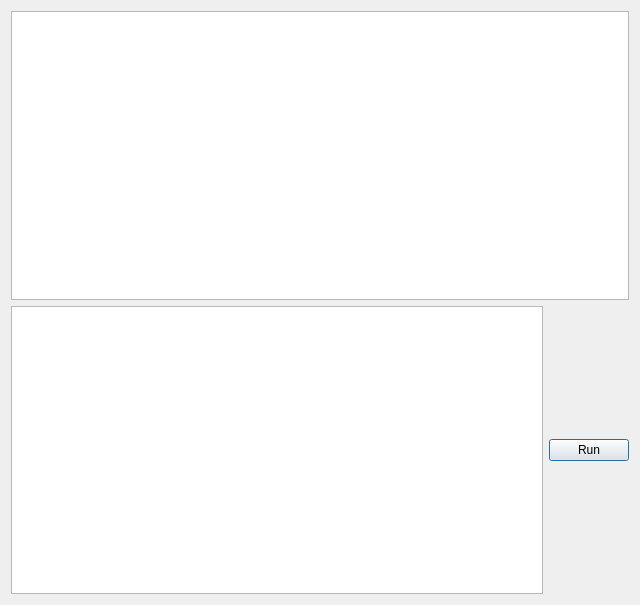
<?xml version="1.0" encoding="UTF-8"?>
<ui version="4.0">
 <class>Dialog</class>
 <widget class="QDialog" name="Dialog">
  <property name="windowModality">
   <enum>Qt::ApplicationModal</enum>
  </property>
  <property name="geometry">
   <rect>
    <x>0</x>
    <y>0</y>
    <width>640</width>
    <height>605</height>
   </rect>
  </property>
  <property name="windowTitle">
   <string>Dialog</string>
  </property>
  <layout class="QVBoxLayout" name="verticalLayout">
   <item>
    <widget class="QTextBrowser" name="textBrowser">
     <property name="openExternalLinks">
      <bool>true</bool>
     </property>
    </widget>
   </item>
   <item>
    <layout class="QHBoxLayout" name="horizontalLayout">
     <item>
      <widget class="QPlainTextEdit" name="plainTextEdit"/>
     </item>
     <item>
      <widget class="QPushButton" name="pushButton">
       <property name="text">
        <string>Run</string>
       </property>
      </widget>
     </item>
    </layout>
   </item>
  </layout>
 </widget>
 <resources/>
 <connections/>
</ui>
